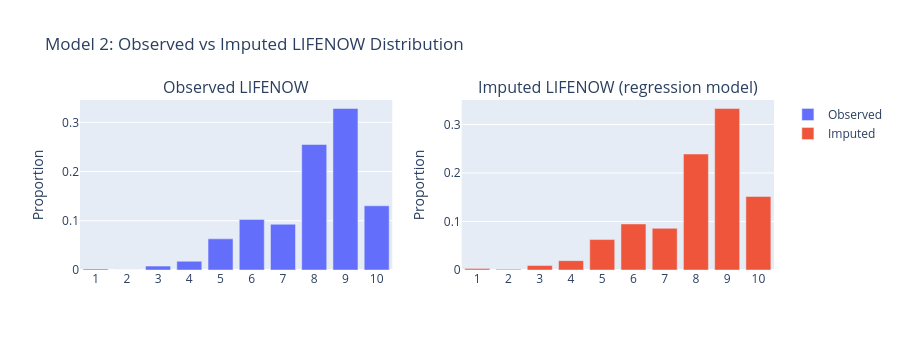

Notebook cell for this chart:
### Code cell
# Compare observed and imputed distributions for Model 2
imputed_samples_reg = trace_reg.posterior['lifenow_imputed'].values.flatten()

fig = make_subplots(rows=1, cols=2, subplot_titles=['Observed LIFENOW', 'Imputed LIFENOW (regression model)'])

# Observed
fig.add_trace(
    go.Bar(x=[str(i+1) for i in range(K_lifenow)], y=obs_props, name='Observed'),
    row=1, col=1
)

# Imputed (regression model)
imp_counts_reg = np.bincount(imputed_samples_reg.astype(int), minlength=K_lifenow)
imp_props_reg = imp_counts_reg / imp_counts_reg.sum()
fig.add_trace(
    go.Bar(x=[str(i+1) for i in range(K_lifenow)], y=imp_props_reg, name='Imputed'),
    row=1, col=2
)

fig.update_layout(height=350, title='Model 2: Observed vs Imputed LIFENOW Distribution')
fig.update_yaxes(title_text='Proportion')
fig.show()

print('Note: Imputed distribution may differ from observed if predictors relate to missingness')

### Figure 1 — Plotly figure (JSON) as saved in the notebook; plotly's stock layout.template omitted (floating-point values rounded to 4 significant figures)
{"data": [{"name": "Observed", "type": "bar", "x": ["1", "2", "3", "4", "5", "6", "7", "8", "9", "10"], "xaxis": "x", "y": [0.001976, 0.0, 0.007905, 0.01779, 0.06324, 0.1028, 0.09289, 0.2549, 0.3281, 0.1304], "yaxis": "y"}, {"name": "Imputed", "type": "bar", "x": ["1", "2", "3", "4", "5", "6", "7", "8", "9", "10"], "xaxis": "x2", "y": [0.00293, 0.001564, 0.009176, 0.0193, 0.06276, 0.09491, 0.08586, 0.2391, 0.3328, 0.1516], "yaxis": "y2"}], "layout": {"annotations": [{"font": {"size": 16}, "showarrow": false, "text": "Observed LIFENOW", "x": 0.225, "xanchor": "center", "xref": "paper", "y": 1, "yanchor": "bottom", "yref": "paper"}, {"font": {"size": 16}, "showarrow": false, "text": "Imputed LIFENOW (regression model)", "x": 0.775, "xanchor": "center", "xref": "paper", "y": 1, "yanchor": "bottom", "yref": "paper"}], "height": 350, "title": {"text": "Model 2: Observed vs Imputed LIFENOW Distribution"}, "xaxis": {"anchor": "y", "domain": [0, 0.45]}, "xaxis2": {"anchor": "y2", "domain": [0.55, 1]}, "yaxis": {"anchor": "x", "domain": [0, 1], "title": {"text": "Proportion"}}, "yaxis2": {"anchor": "x2", "domain": [0, 1], "title": {"text": "Proportion"}}}}
